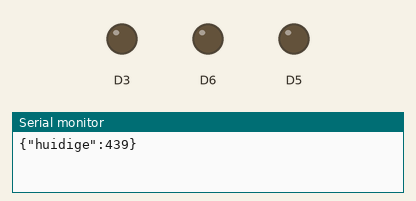
Simulated run of this sketch. Board: ESP8266 (NodeMCU). Shown: output pins drawn as LEDs (lit = HIGH), the last lines printed to the serial monitor. Random numbers use the default seed unless the sketch sets one.

Above: at 0.2 s.
At 37.75 s:
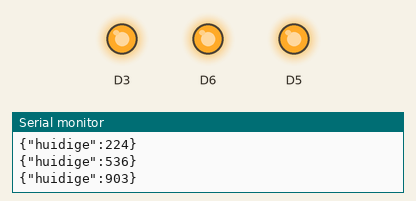
Timing chart, 0 to 40.0 s (numbered marks = the images above):
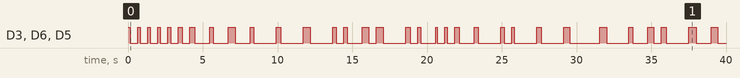

The sketch:

les3.ino
```cpp
void setup() {
  pinMode(D3, OUTPUT);
  pinMode(D5, OUTPUT);
  pinMode(D6, OUTPUT);

  Serial.begin(115200);
}

void loop() {
  int ldr_value = random(1023);
  int ldr_delay = random(100, 500);

  if (ldr_value < 500) {
    digitalWrite(D3, HIGH);
    digitalWrite(D5, HIGH);
    digitalWrite(D6, HIGH);
    delay(ldr_delay);

    digitalWrite(D3, LOW);
    digitalWrite(D5, LOW);
    digitalWrite(D6, LOW);
  }

  Serial.print("{\"huidige\":");
  Serial.print(ldr_value);
  Serial.println("}");

  delay(500);
}
```

Measured:
- by itself, D3, D6, D5: LOW → HIGH at 0.00 s, → LOW 0.15 s later, → HIGH 0.50 s later, → LOW 0.16 s later, … (64 changes in this stretch)
